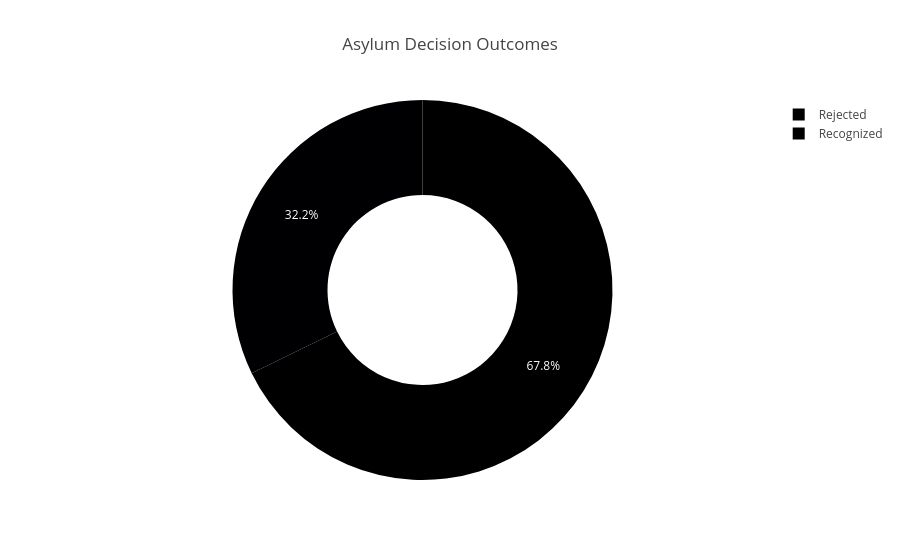

Here is the notebook cell this chart was saved with:
### Code cell
px.pie(decision_outcomes,
    names='Outcome', values='Count',
    hole=0.5, title='Asylum Decision Outcomes')

### Figure 1 — Plotly figure (JSON) as saved in the notebook; plotly's stock layout.template omitted (floating-point values rounded to 4 significant figures)
{"data": [{"domain": {"x": [0, 1], "y": [0, 1]}, "hole": 0.5, "hovertemplate": "Outcome=%{label}<br>Count=%{value}<extra></extra>", "labels": ["Recognized", "Rejected"], "legendgroup": "", "name": "", "showlegend": true, "type": "pie", "values": [2971000.0, 6252000.0]}], "layout": {"legend": {"tracegroupgap": 0}, "title": {"text": "Asylum Decision Outcomes"}}}
